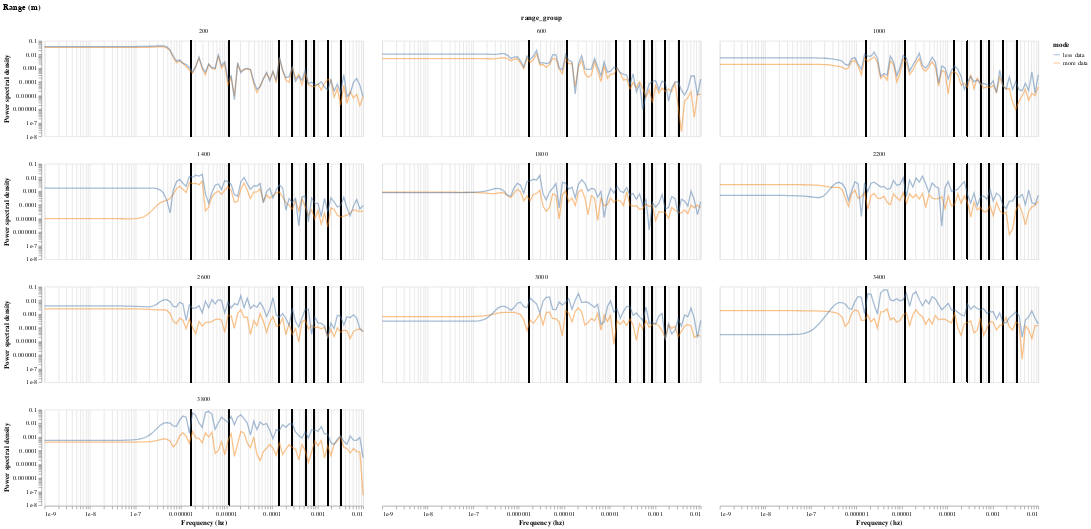

This figure's notebook cell:
### Code cell
psss = alt.Chart().mark_line(opacity=0.5).encode(
    alt.X('freqs:Q', scale=alt.Scale(type='log'), title='Frequency (hz)'),
    alt.Y('pgram:Q', scale=alt.Scale(type='log', 
    # domain=[0.1, 1000], 
    clamp=True), title='Power spectral density', axis=alt.Axis(grid=False)),
    alt.Color('mode')
).properties(height=150, width=500)

vertline_a = alt.Chart().mark_rule().encode(x='a:Q')
vertline_b = alt.Chart().mark_rule().encode(x='b:Q')
vertline_c = alt.Chart().mark_rule().encode(x='c:Q')
vertline_d = alt.Chart().mark_rule().encode(x='d:Q')
vertline_e = alt.Chart().mark_rule().encode(x='e:Q')
vertline_f = alt.Chart().mark_rule().encode(x='f:Q')
vertline_g = alt.Chart().mark_rule().encode(x='g:Q')
vertline_h = alt.Chart().mark_rule().encode(x='h:Q')
one_week = 1/(3600*24*7)
one_day = 1/(3600*24)
two_hours = 1/(2*3600)
one_hour = 1/(3600)
thirty_minutes = 1/(30*60)
twenty_minutes = 1/(20*60)
ten_minutes = 1/(10*60)
five_minutes = 1/(5*60)

alt.layer(
    vertline_a, vertline_b, vertline_c, vertline_d, 
    vertline_e, vertline_f, vertline_g, vertline_h,
    psss, 
    data=power_spectrum_df
).transform_calculate(
    a=str(one_week),
    b=str(one_day),
    c=str(two_hours),
    d=str(one_hour),
    e=str(thirty_minutes),
    f=str(twenty_minutes),
    g=str(ten_minutes),
    h=str(five_minutes)
).facet(
    'range_group:O', columns=3, title='Range (m)'
)

### Figure 1 — Vega-Lite specification as saved in the notebook (floating-point values rounded to 4 significant figures; data arrays with more than 128 entries replaced by an {"elided": "..."} marker saying what was removed)
{"config": {"view": {"continuousWidth": 400, "continuousHeight": 300}}, "data": {"name": "data-6f4789ab9d58213a7eee51e9298b54f6"}, "facet": {"field": "range_group", "type": "ordinal"}, "spec": {"layer": [{"mark": "rule", "encoding": {"x": {"field": "a", "type": "quantitative"}}}, {"mark": "rule", "encoding": {"x": {"field": "b", "type": "quantitative"}}}, {"mark": "rule", "encoding": {"x": {"field": "c", "type": "quantitative"}}}, {"mark": "rule", "encoding": {"x": {"field": "d", "type": "quantitative"}}}, {"mark": "rule", "encoding": {"x": {"field": "e", "type": "quantitative"}}}, {"mark": "rule", "encoding": {"x": {"field": "f", "type": "quantitative"}}}, {"mark": "rule", "encoding": {"x": {"field": "g", "type": "quantitative"}}}, {"mark": "rule", "encoding": {"x": {"field": "h", "type": "quantitative"}}}, {"mark": {"type": "line", "opacity": 0.5}, "encoding": {"color": {"field": "mode", "type": "nominal"}, "x": {"field": "freqs", "scale": {"type": "log"}, "title": "Frequency (hz)", "type": "quantitative"}, "y": {"axis": {"grid": false}, "field": "pgram", "scale": {"clamp": true, "type": "log"}, "title": "Power spectral density", "type": "quantitative"}}, "height": 150, "width": 500}], "transform": [{"calculate": "1.6534391534391535e-06", "as": "a"}, {"calculate": "1.1574074074074073e-05", "as": "b"}, {"calculate": "0.0001388888888888889", "as": "c"}, {"calculate": "0.0002777777777777778", "as": "d"}, {"calculate": "0.0005555555555555556", "as": "e"}, {"calculate": "0.0008333333333333334", "as": "f"}, {"calculate": "0.0016666666666666668", "as": "g"}, {"calculate": "0.0033333333333333335", "as": "h"}]}, "columns": 3, "title": "Range (m)", "$schema": "https://vega.github.io/schema/vega-lite/v4.17.0.json", "datasets": {"data-6f4789ab9d58213a7eee51e9298b54f6": {"elided": "2000 records"}}}
